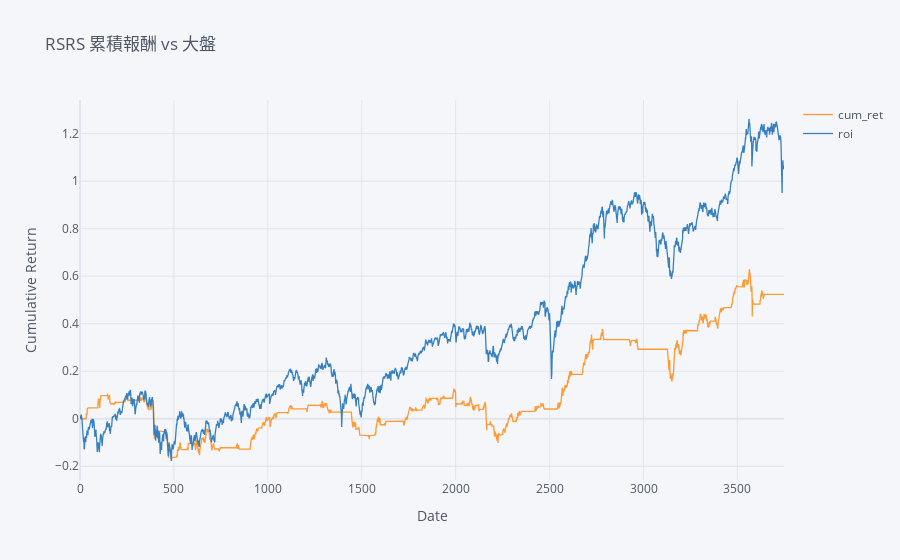

Write notebook code for a chart like this one.
### Code cell
df = twse
df = cal_vol_beta(df, n=18)

df['ret'] = df['close_d'].pct_change().fillna(0)
df['strategy_ret'] = df['ret'] * df['position'].shift(1).fillna(0)
df['net_asset_value'] = (1 + df['strategy_ret']).cumprod()

stats = calculate_statistics(df)
result_df = pd.DataFrame([stats]) 
df['cum_ret'] = df['strategy_ret'].cumsum()
df['roi'] = df['roi'].cumsum()  # 大盤累積報酬

cumsum_df = df[["cum_ret", "roi"]]
cumsum_df.iplot(
    title="RSRS 累積報酬 vs 大盤",
    xTitle="Date",
    yTitle="Cumulative Return",
    kind="line",
    asFigure=False
)
result_df

### Figure 1 — Plotly figure (JSON) as saved in the notebook; plotly's stock layout.template omitted (floating-point values rounded to 4 significant figures; data arrays with more than 128 entries replaced by an {"elided": "..."} marker saying what was removed)
{"data": [{"line": {"color": "rgba(255, 153, 51, 1.0)", "dash": "solid", "shape": "linear", "width": 1.3}, "mode": "lines", "name": "cum_ret", "text": "", "type": "scatter", "x": {"elided": "3749 int values"}, "y": {"elided": "3749 float values"}}, {"line": {"color": "rgba(55, 128, 191, 1.0)", "dash": "solid", "shape": "linear", "width": 1.3}, "mode": "lines", "name": "roi", "text": "", "type": "scatter", "x": {"elided": "3749 int values"}, "y": {"elided": "3749 mixed values"}}], "layout": {"legend": {"bgcolor": "#F5F6F9", "font": {"color": "#4D5663"}}, "paper_bgcolor": "#F5F6F9", "plot_bgcolor": "#F5F6F9", "title": {"font": {"color": "#4D5663"}, "text": "RSRS 累積報酬 vs 大盤"}, "xaxis": {"gridcolor": "#E1E5ED", "showgrid": true, "tickfont": {"color": "#4D5663"}, "title": {"font": {"color": "#4D5663"}, "text": "Date"}, "zerolinecolor": "#E1E5ED"}, "yaxis": {"gridcolor": "#E1E5ED", "showgrid": true, "tickfont": {"color": "#4D5663"}, "title": {"font": {"color": "#4D5663"}, "text": "Cumulative Return"}, "zerolinecolor": "#E1E5ED"}}}
